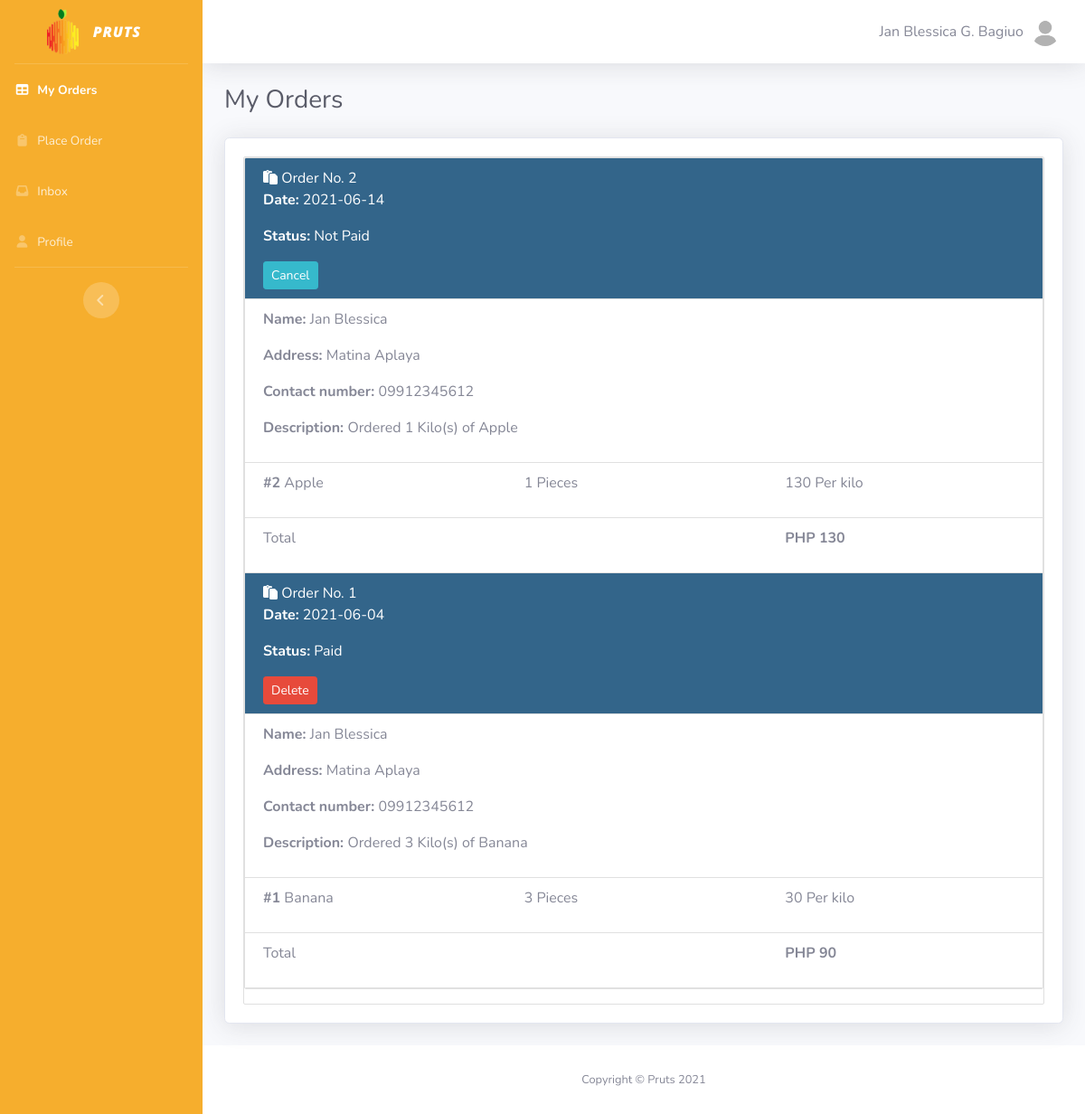
/user_orders.php (signed in), run on the app's committed database.
### tables this page shows
CREATE TABLE IF NOT EXISTS `customer` (
  `customerId` int(10) NOT NULL AUTO_INCREMENT,
  `fname` varchar(50) NOT NULL,
  `mname` varchar(50) NOT NULL,
  `lname` varchar(50) NOT NULL,
  `contactno` varchar(15) NOT NULL,
  `address` varchar(255) NOT NULL,
  `username` varchar(50) NOT NULL,
  `password` varchar(50) NOT NULL,
  PRIMARY KEY (`customerId`)
);

CREATE TABLE IF NOT EXISTS `order` (
  `orderId` int(10) NOT NULL AUTO_INCREMENT,
  `customerId` int(10) NOT NULL,
  `address` varchar(255) NOT NULL,
  `description` varchar(255) NOT NULL,
  `total` int(10) NOT NULL,
  `date` date NOT NULL DEFAULT current_timestamp(),
  `status` varchar(10) NOT NULL DEFAULT 'Not Paid',
  PRIMARY KEY (`orderId`),
  KEY `customerId` (`customerId`)
);

CREATE TABLE IF NOT EXISTS `fruit` (
  `fruitId` int(10) NOT NULL AUTO_INCREMENT,
  `name` varchar(50) NOT NULL,
  `pricePerKilo` int(10) NOT NULL,
  PRIMARY KEY (`fruitId`)
);

CREATE TABLE IF NOT EXISTS `order_fruit` (
  `ofruitId` int(10) NOT NULL AUTO_INCREMENT,
  `orderId` int(10) NOT NULL,
  `fruitId` int(10) DEFAULT NULL,
  `fruitName` varchar(50) NOT NULL,
  `pricePerKilo` int(10) NOT NULL,
  `quantity` int(10) NOT NULL,
  PRIMARY KEY (`ofruitId`),
  KEY `orderId` (`orderId`,`fruitId`),
  KEY `fruitId` (`fruitId`)
);

### user_orders.php (the view, shortened to what this page needs)
<?php
include("config.php");
$conn = new mysqli($servername, $username, $password, $dbname);
$res = mysqli_query($conn, "SELECT * FROM customer where username = '$_SESSION[username]'");
$row = mysqli_fetch_assoc($res);
$user_id = $row['customerId'];
?>
<!DOCTYPE html>
<html>
<head>
    <link href="vendor/fontawesome-free/css/all.min.css" rel="stylesheet" type="text/css">
    <link href="css/style.css" rel="stylesheet">
    <link href="vendor/datatables/dataTables.bootstrap4.min.css" rel="stylesheet">
</head>
<body id="page-top">
    <div id="wrapper">
        <ul class="navbar-nav bg-gradient-primary sidebar sidebar-dark accordion" id="accordionSidebar">
            <a class="sidebar-brand d-flex align-items-center justify-content-center">
                <div class="sidebar-brand-icon">
                    <img src="img/logo.png">
                </div>
                <div class="sidebar-brand-text mx-3 logonocolor">Pruts</div>
            </a>
            <hr class="sidebar-divider my-0">
            <li class="nav-item active">
                <a class="nav-link" href="user_orders.php">
                    <i class="fas fa-fw fa-table"></i>
                    <span>My Orders</span></a>
            </li>
            <li class="nav-item">
                <a class="nav-link" href="user_place_order.php">
                    <i class="fas fa-fw fa-clipboard"></i>
                    <span>Place Order</span></a>
            </li>
            <li class="nav-item">
                <a class="nav-link" href="user_inbox.php">
                    <i class="fas fa-fw fa-inbox"></i>
                    <span>Inbox</span></a>
            </li>
            <li class="nav-item">
                <a class="nav-link" href="user_profile.php">
                    <i class="fas fa-fw fa-user"></i>
                    <span>Profile</span></a>
            </li>
            <hr class="sidebar-divider d-none d-md-block">
            <div class="text-center d-none d-md-inline">
                <button class="rounded-circle border-0" id="sidebarToggle"></button>
            </div>
        </ul>
        <div id="content-wrapper" class="d-flex flex-column">
            <div id="content">
                <nav class="navbar navbar-expand navbar-light bg-white topbar mb-4 static-top shadow">
                    <ul class="navbar-nav ml-auto">
                        <li class="nav-item dropdown no-arrow">
                            <a class="nav-link dropdown-toggle" href="#" id="userDropdown" role="button" data-toggle="dropdown" aria-haspopup="true" aria-expanded="false">
                                <span class="mr-2 d-none d-lg-inline text-gray-600">
                                    <?php
                                    echo $row['fname']; ?>
                                    <?php echo $row['mname']; ?>
                                    <?php echo $row['lname']; ?>
                                </span>
                                <img class="img-profile rounded-circle" src="img/user.jpg">
                            </a>
                        </li>
                    </ul>
                </nav>
                <div class="container-fluid">
                    <div class="d-sm-flex align-items-center justify-content-between mb-4">
                        <h1 class="h3 mb-0 text-gray-800">My Orders</h1>
                    </div>
                    <div class="card shadow mb-4">
                    <div class="card-body">
                        <div id="work-collections" class="collection">
                            <?php
                            $sql = mysqli_query($conn, "SELECT * FROM `order` WHERE customerId = '$user_id' ORDER BY date DESC;");
                            echo '<div>
                            <div>
                                <ul class="collection">';
                            while ($row = mysqli_fetch_array($sql)) {
                                $status = $row['status'];
                                if($status == 'Canceled'){
                                    echo '<li class="collection-item avatar cyan" style="color:white">
                                    <i class="fa fa-clipboard" style=""></i>
                                    <span class="">Order No. ' . $row['customerId'] . '</span>
                                    <p><strong>Date:</strong> ' . $row['date'] . '</p>
                                    <p><strong>Status:</strong> ' . $row['status'] . '</p>
                                    <form method="post">
                                        <button class="btn btn-danger btn-sm m-0 waves-effect" type="submit" name="dbtn">Delete</button>
                                    </form>
                                    </li>';
                                }else if($status == 'Paid'){
                                    echo '<li class="collection-item avatar cyan" style="color:white">
                                    <i class="fa fa-clipboard" style=""></i>
                                    <span class="">Order No. ' . $row['orderId'] . '</span>
                                    <p><strong>Date:</strong> ' . $row['date'] . '</p>
                                    <p><strong>Status:</strong> ' . $row['status'] . '</p>
                                    <form method="post">
                                        <button class="btn btn-danger btn-sm m-0 waves-effect" type="submit" name="dbtn">Delete</button>
                                    </form>
                                    </li>';
                                }else{
                                    echo '<li class="collection-item avatar cyan" style="color:white">
                                    <i class="fa fa-clipboard" style=""></i>
                                    <span class="">Order No. ' . $row['orderId'] . '</span>
                                    <p><strong>Date:</strong> ' . $row['date'] . '</p>
                                    <p><strong>Status:</strong> ' . $row['status'] . '</p>
                                    <form method="post">
										<input type="hidden" name="oid" value="' . $row['orderId'] . '">
										<input type="hidden" name="ostatus" value="Canceled">
										<button class="btn btn-info btn-sm m-0 waves-effect" type="submit" name="cstatus">Cancel</button>
									</form>
                                    </li>';
                                }
                                $order_id = $row['orderId'];
                                $customer_id = $row['customerId'];
                                $sql1 = mysqli_query($conn, "SELECT * FROM order_fruit WHERE orderId = $order_id;");
                                $sql3 = mysqli_query($conn, "SELECT * FROM customer WHERE customerId = $customer_id;");
                                while ($row3 = mysqli_fetch_array($sql3)) {
                                    echo '<li class="collection-item">
                                        <p><strong>Name: </strong>' . $row3['fname'] . '</p>
                                        <p><strong>Address: </strong>' . $row['address'] . '</p>
                                        ' . ($row3['contactno'] == '' ? '' : '<p><strong>Contact number: </strong>' . $row3['contactno'] . '</p>') . '
                                        ' . (!empty($row['description']) ? '<p><strong>Description: </strong>' . $row['description'] . '</p>' : '') . '
                                        </li>';
                                }
                                while ($row1 = mysqli_fetch_array($sql1)) {
                                    $fruit_id = $row1['fruitId'];
                                    $sql2 = mysqli_query($conn, "SELECT * FROM fruit WHERE fruitId = $fruit_id;");
                                    while ($row2 = mysqli_fetch_array($sql2)) {
                                        $fruit_name = $row2['name'];
                                        $fruit_price = $row2['pricePerKilo'];
                                        echo '<li class="collection-item">
                                        <div class="row">
                                        <div class="col s7">
                                        <p class="collections-title"><strong>#' . $row1['fruitId'] . '</strong> ' . $fruit_name . '</p>
                                        </div>
                                        <div class="col s2">
                                        <span>' . $row1['quantity'] . ' Pieces</span>
                                        </div>
                                        <div class="col s3">
                                        <span>' . $fruit_price . ' Per kilo</span>
                                        </div>
                                        </div>
                                        </li>';
                                    }
                                }
                                echo '<li class="collection-item">
                                            <div class="row">
                                                <div class="col s7">
                                                    <p class="collections-title"> Total</p>
                                                </div>
                                                <div class="col s2">
                                                <span> </span>
                                                </div>
                                                <div class="col s3">
                                                    <span><strong>PHP ' . $row['total'] . '</strong></span>
                                                </div>';
                                echo    '</div>
                                        </li>';
                            }
                            ?>
                            </ul>
                        </div>
                    </div>
                    </div>
                </div>
            </div>
        </div>
    </div>
    <footer class="sticky-footer bg-white">
        <div class="container my-auto">
            <div class="copyright text-center my-auto">
                <span>Copyright &copy; Pruts 2021</span>
            </div>
        </div>
    </footer>
</body>
</html>

### data on the page
customer: fname "Jan Blessica", mname "G.", lname "Bagiuo", contactno "09912345612"
order: orderId "2", date "2021-06-14", status "Not Paid", address "Matina Aplaya", description "Ordered 1 Kilo(s) of Apple", total "130"
order_fruit: fruitId "2", quantity "1"
fruit: name "Apple", pricePerKilo "130"
order: orderId "1", date "2021-06-04", status "Paid", address "Matina Aplaya", description "Ordered 3 Kilo(s) of Banana", total "90"
order_fruit: fruitId "1", quantity "3"
fruit: name "Banana", pricePerKilo "30"
